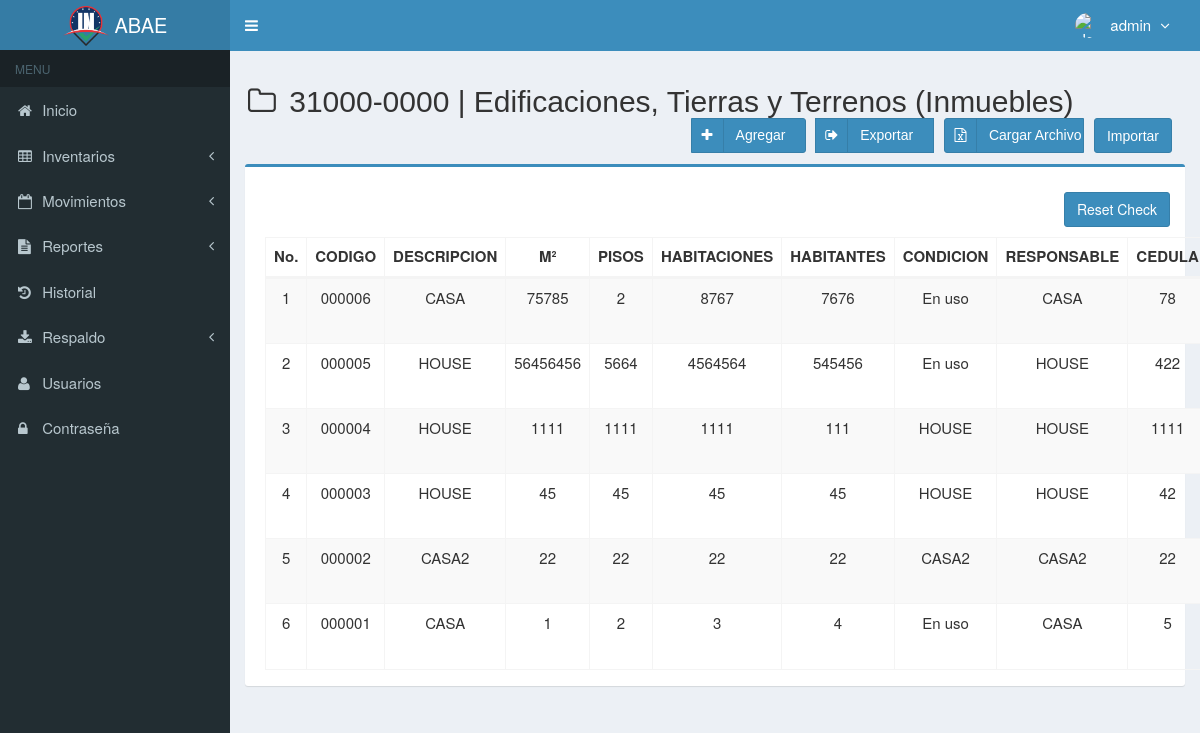
Screenshot of /main.php?module=inmuebles (signed in) with the database file from the repository.
### tables this page shows
CREATE TABLE `usuarios` (
  `id_user` int(3) NOT NULL,
  `username` varchar(50) NOT NULL,
  `name_user` varchar(50) NOT NULL,
  `cedula_user` int(20) NOT NULL,
  `password` varchar(50) NOT NULL,
  `email` varchar(50) DEFAULT NULL,
  `telefono` varchar(13) DEFAULT NULL,
  `foto` varchar(100) DEFAULT NULL,
  `permisos_acceso` varchar(30) NOT NULL,
  `status` enum('activo','bloqueado') NOT NULL DEFAULT 'activo',
  `created_at` timestamp NOT NULL DEFAULT current_timestamp(),
  `updated_at` timestamp NOT NULL DEFAULT current_timestamp() ON UPDATE current_timestamp(),
  `sede` varchar(30) DEFAULT NULL
);

CREATE TABLE `inmuebles` (
  `codigo` varchar(50) NOT NULL,
  `descripcion` varchar(300) DEFAULT NULL,
  `metrosCuadrados` varchar(100) DEFAULT NULL,
  `tipo` varchar(300) DEFAULT NULL,
  `nmroCuartos` int(10) DEFAULT NULL,
  `condicion` varchar(300) DEFAULT NULL,
  `estado` enum('chequeado','nochequeado') DEFAULT 'nochequeado',
  `categoria` varchar(300) DEFAULT NULL,
  `pisos` varchar(10) DEFAULT NULL,
  `responsable` varchar(300) DEFAULT NULL,
  `cedula` varchar(10) DEFAULT NULL,
  `direccion` varchar(300) DEFAULT NULL,
  `habitantes` int(10) DEFAULT NULL,
  `sede` varchar(100) DEFAULT NULL,
  `created_user` varchar(50) DEFAULT NULL,
  `updated_user` varchar(50) DEFAULT NULL,
  `created_date` timestamp NULL DEFAULT NULL,
  `update_date` timestamp NULL DEFAULT NULL
);

### modules/inmuebles/view.php (the view, shortened to what this page needs)
<section class="content-header">
  <h2>
  <i class="fa fa-folder-o icon-title"></i> 31000-0000 | Edificaciones, Tierras y Terrenos (Inmuebles)
    <form action="database/excel_to_mysql_inmuebles.php" method="POST" enctype="multipart/form-data">
        <button class="btn btn-primary pull-right botones" title="Importar" name="archivoInput" data-toggle="tooltip">Importar</button>
        <div class="btn-group pull-right" role="group" aria-label="Basic example">
          <a class="btn btn-primary btn-social pull-right botones anchoInput"  title="Cargar archivo" data-toggle="tooltip">
            <i class="fa fa-file-excel-o"></i>
            <div class="textoInput">
              Cargar Archivo
            </div>
          </a>
          <a class="btn btn-primary btn-social  pull-right botones" href="database\php_excel_inmuebles.php" title="Exportar" data-toggle="tooltip">
            <i class="fa fa-sign-out"></i></i>Exportar&nbsp;&nbsp;
          </a>
          <a class="btn btn-primary btn-social  pull-right botones" href="?module=form_inmuebles&form=add"  title="Agregar" data-toggle="tooltip">
            <i class="fa fa-plus"></i> Agregar&nbsp;&nbsp;
          </a>
        </div>
    </form>
  </h2>
</section>
<br/>
<section class="content">
  <div class="row">
    <div class="col-md-12">
      <div class="box box-primary">
        <div class="box-body">
          <table id="dataTables1" class="table table-bordered table-striped table-hover">
            <thead>
              <tr>
                <th class="center">No.</th>
                <th class="center">CODIGO</th>
                <th class="center">DESCRIPCION</th>
                <th class="center">M²</th>
                <th class="center">PISOS</th>
                <th class="center">HABITACIONES</th>
                <th class="center">HABITANTES</th>
                <th class="center">CONDICION</th>
                <th class="center">RESPONSABLE</th>
                <th class="center">CEDULA</th>
              </tr>
            </thead>
            <tbody>
            <?php
            $no = 1;
            $query = mysqli_query($mysqli, "SELECT * FROM inmuebles WHERE categoria = 'inmuebles'  ORDER BY codigo DESC")
                                            or die('error: '.mysqli_error($mysqli));
            while ($data = mysqli_fetch_assoc($query)) {
              echo "<tr>
                      <td width='50'  class='center'>$no</td>
                      <td width='50'  class='center'>$data[codigo]</td>
                      <td width='200' class='center'>$data[descripcion]</td>
                      <td width='150' class='center'>$data[metrosCuadrados]</td>
                      <td width='150' class='center'>$data[pisos]</td>
                      <td width='100' class='center'>$data[nmroCuartos]</td>
                      <td width='150' class='center'>$data[habitantes]</td>
                      <td width='150' class='center'>$data[condicion]</td>
                      <td width='200' class='center'>$data[responsable]</td>
                      <td width='100' class='center'>$data[cedula]</td>
                      <td width='400' class='center'>$data[direccion]</td>
                      <td width='150' class='center'>$data[sede]</td>
                      <td width='120' class='center'>
                    <div>
                    <a data-toggle='tooltip' data-placement='top' title='Modificar' style='margin-right:0.3px' class='btn btn-primary btn-xs' href='?module=form_inmuebles&form=edit&id=$data[codigo]'>
                        <i style='x:#fff' class='glyphicon glyphicon-edit'></i>
                    </a>";
            ?>
            <?php
              echo "    </div>
                      </td>
                    </tr>";
              $no++;
            }
            ?>
          <div class="row" style="height:35px;">
            <a class="btn btn-primary pull-right botones" id="btnInmueble"  style="height:35px;">
              <i></i> Reset Check
            </a>
          </div>
            </tbody>
          </table>
        </div>
      </div>
    </div>
  </div>
</section><!-- /.content

### top-menu.php (shortened to what this page needs)
<?php
require_once "config/database.php";
$query = mysqli_query($mysqli, "SELECT id_user, name_user, foto, permisos_acceso FROM usuarios WHERE id_user='$_SESSION[id_user]'")
                                or die('error: '.mysqli_error($mysqli));
$data = mysqli_fetch_assoc($query);
?>
<li class="dropdown user user-menu">
  <a href="#" class="dropdown-toggle" data-toggle="dropdown">
  <?php
  if ($data['foto']=="") { ?>
    <img src="images/user/user-default.png" class="user-image" alt="User Image"/>
  <?php
  }
  else { ?>
    <img src="images/user/<?php echo $data['foto']; ?>" class="user-image" alt="User Image"/>
  <?php
  }
  ?>
    <span class="hidden-xs"><?php echo $data['name_user']; ?> <i style="margin-left:5px" class="fa fa-angle-down"></i></span>
  </a>
</li>

### assets/css/style.css (style rules this page uses)
.btn-social *:first-child { border-right: 1px solid rgba(0, 0, 0, 0.1); bottom: 0; font-size: 1em !important; left: 0; line-height: 32px !important; position: absolute; text-align: center; top: 0; width: 32px !important; }
.content-header { padding: 15px 18px 0; position: relative; }
.center { text-align:center; }
.icon-title { margin-right: 5px; }
body { background-color: #fff; color: #333; font-size: 15px; line-height: 1.42857; }

### modules/inmuebles/view.php (style rules this page uses)
.botones { height: 35px; margin-right: 10px; margin-bottom: 10px; }
.textoInput { margin-top:-21px; text-align: center; }
.anchoInput { width:140px; }

### rows the page displays
usuarios: name_user "admin"
inmuebles: codigo "000006", descripcion "CASA", metrosCuadrados "75785", pisos "2", nmroCuartos "8767", habitantes "7676", condicion "En uso", responsable "CASA", cedula "78"
inmuebles: codigo "000005", descripcion "HOUSE", metrosCuadrados "56456456", pisos "5664", nmroCuartos "4564564", habitantes "545456", condicion "En uso", responsable "HOUSE", cedula "422"
inmuebles: codigo "000004", descripcion "HOUSE", metrosCuadrados "1111", pisos "1111", nmroCuartos "1111", habitantes "111", condicion "HOUSE", responsable "HOUSE", cedula "1111"
inmuebles: codigo "000003", descripcion "HOUSE", metrosCuadrados "45", pisos "45", nmroCuartos "45", habitantes "45", condicion "HOUSE", responsable "HOUSE", cedula "42"
inmuebles: codigo "000002", descripcion "CASA2", metrosCuadrados "22", pisos "22", nmroCuartos "22", habitantes "22", condicion "CASA2", responsable "CASA2", cedula "22"
inmuebles: codigo "000001", descripcion "CASA", metrosCuadrados "1", pisos "2", nmroCuartos "3", habitantes "4", condicion "En uso", responsable "CASA", cedula "5"
